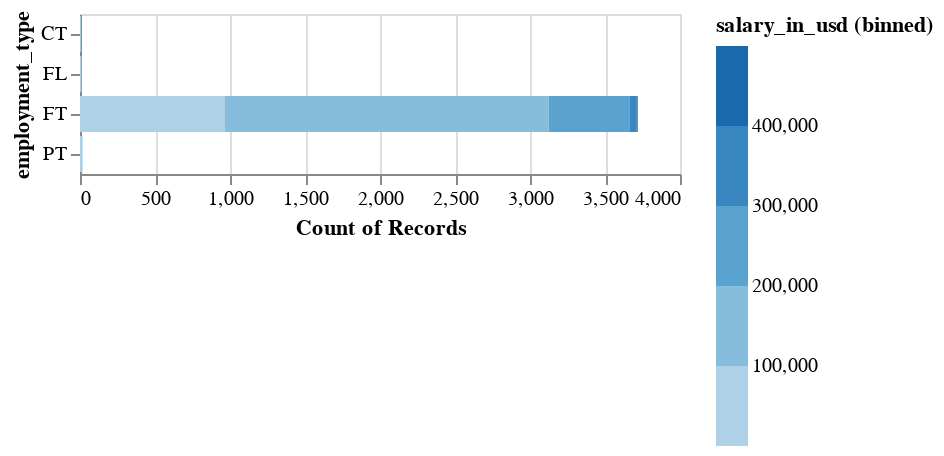

This figure's notebook cell:
### Code cell
import pandas as pd
import altair as alt

df=pd.read_csv('ds_salaries.csv')
alt.themes.enable("dark")

alt.Chart(df).mark_bar().encode(
    color=alt.Color('salary_in_usd', bin=True),
    x='count()',
    y='employment_type'
)

### Figure 1 — Vega-Lite specification as saved in the notebook (floating-point values rounded to 4 significant figures; data arrays with more than 128 entries replaced by an {"elided": "..."} marker saying what was removed)
{"usermeta": {"embedOptions": {"theme": "dark"}}, "config": {"view": {"continuousWidth": 300, "continuousHeight": 300}}, "data": {"name": "data-2abd5e3a76b2610869c698a6f5adde06"}, "mark": {"type": "bar"}, "encoding": {"color": {"bin": true, "field": "salary_in_usd", "type": "quantitative"}, "x": {"aggregate": "count", "type": "quantitative"}, "y": {"field": "employment_type", "type": "nominal"}}, "$schema": "https://vega.github.io/schema/vega-lite/v5.8.0.json", "datasets": {"data-2abd5e3a76b2610869c698a6f5adde06": {"elided": "3755 records"}}}
